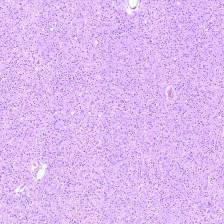
#> input picture normalized_dataset/slide1/x1120_y1568.png, 224 x 224 px; its folder holds only this picture in this run
$ python -i tile.py   (imports and definitions only)
#> lines starting #> are read from the running program, lines starting #| are printed output that depends on the picture
import slideio
import cv2
import numpy as np
import os
from tqdm import tqdm
from PIL import Image

# [11 lines left out: function get_high_res_scene, not called in this run]

def create_tissue_mask(scene, downsample_factor=32):
    """
    Creates a binary mask of the tissue using a downsampled version of the scene.
    """
    w_0, h_0 = scene.size

    # Calculate thumbnail size
    thumb_w = w_0 // downsample_factor
    thumb_h = h_0 // downsample_factor

    print(f"Generating tissue mask (Thumbnail size: {thumb_w}x{thumb_h})...")

    # Read the downsampled image
    # SlideIO reads a block: (x, y, width, height) and scales it to `size`
    thumb_np = scene.read_block((0, 0, w_0, h_0), size=(thumb_w, thumb_h))

    # Convert RGB to HSV
    hsv = cv2.cvtColor(thumb_np, cv2.COLOR_RGB2HSV)
    _, saturation, _ = cv2.split(hsv)

    # Apply Otsu's thresholding
    _, mask = cv2.threshold(saturation, 0, 255, cv2.THRESH_BINARY + cv2.THRESH_OTSU)

    # Morphological operations to clean up dust
    kernel = np.ones((5, 5), np.uint8)
    mask = cv2.morphologyEx(mask, cv2.MORPH_CLOSE, kernel)
    mask = cv2.morphologyEx(mask, cv2.MORPH_OPEN, kernel)

    return mask, downsample_factor

# [63 lines left out: function tile_vsi_image, not called in this run]

# [22 lines not run here, left out]

>>> import cv2
>>> picture = cv2.imread('../normalized_dataset/slide1/x1120_y1568.png', cv2.IMREAD_GRAYSCALE)
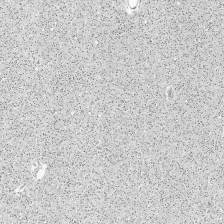
#> picture: shape (224, 224); min 109, max 254, mean 202
>>> result = create_tissue_mask(picture)
#> (the run stopped early here; a loop or call above may not have finished)

$ run again, on normalized_dataset/slide1/x1120_y1792.png
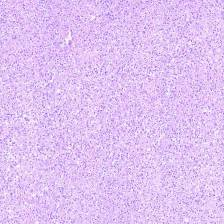
#> input picture normalized_dataset/slide1/x1120_y1792.png, 224 x 224 px
#> `picture = cv2.imread('../normalized_dataset/slide1/x1120_y1568.png', c..`:
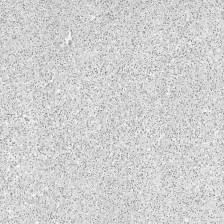
#> picture: shape (224, 224); min 114, max 249, mean 208.5

$ run again, on normalized_dataset/slide1/x1120_y2016.png
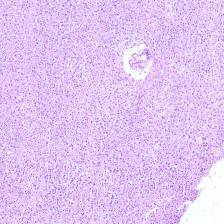
#> input picture normalized_dataset/slide1/x1120_y2016.png, 224 x 224 px
#> `picture = cv2.imread('../normalized_dataset/slide1/x1120_y1568.png', c..`:
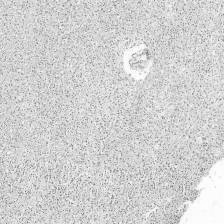
#> picture: shape (224, 224); min 108, max 255, mean 210

$ run again, on normalized_dataset/slide1/x1120_y2240.png
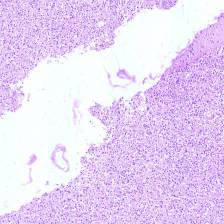
#> input picture normalized_dataset/slide1/x1120_y2240.png, 224 x 224 px
#> `picture = cv2.imread('../normalized_dataset/slide1/x1120_y1568.png', c..`:
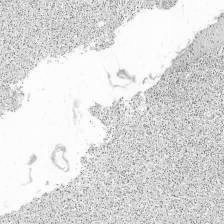
#> picture: shape (224, 224); min 101, max 255, mean 221.8
